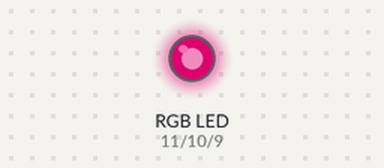
The sketch below on a simulated Arduino Uno, built with avr-gcc and run on an emulated ATmega328P. Parts: an RGB LED mixed from three pins (HIGH = lit). Dim RGB values are drawn brighter than linear.

Above: at 0.05 s.
At 0.3 s:
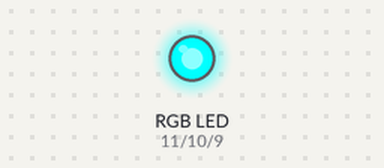
At 0.55 s:
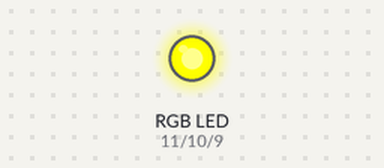
At 0.8 s:
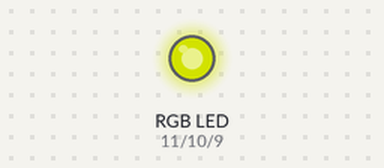
At 1.1 s:
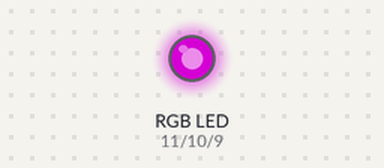
At 2.15 s:
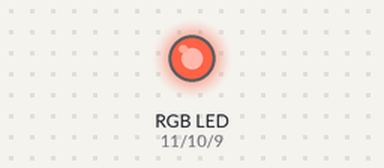
Timing chart, 0 to 5.0 s (numbered marks = the images above):
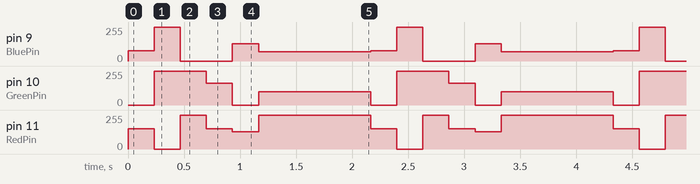

The sketch:

Day13.ino
```cpp
//for common cathod rgb

int RedPin= 11;  //setting the pins for every color
int GreenPin= 10;
int BluePin= 9;
int brightness= 30;  //set brightness smth around 1v

void setup() {
  Serial.begin(9600);

  pinMode(RedPin, OUTPUT);  //sets pins to be output ones
  pinMode(GreenPin, OUTPUT);
  pinMode(BluePin, OUTPUT);

}

void loop() {
  analogWrite(RedPin, 153);
  analogWrite(GreenPin, 0);
  analogWrite(BluePin, 76); //makes awesome magenta or smth

  delay(233);

  analogWrite(RedPin, 0);
  analogWrite(GreenPin, 255);
  analogWrite(BluePin, 255); //makes awesome cyan

  delay(233);

  analogWrite(RedPin, 255);
  analogWrite(GreenPin, 255);
  analogWrite(BluePin, 0); //makes awesome yellow

  delay(233);

   analogWrite(RedPin, 153);
  analogWrite(GreenPin, 165);
  analogWrite(BluePin, 0); //makes awesome orange

  delay(233);

  analogWrite(RedPin, 128);
  analogWrite(GreenPin, 0);
  analogWrite(BluePin, 128); //makes awesome olive

  delay(233);

  analogWrite(RedPin, 255);
  analogWrite(GreenPin, 99);
  analogWrite(BluePin, 71); //makes awesome tomato

  delay(1000);

}
```

Measured:
- by itself, pin 9 (BluePin): repeats every 2.2 s: 255/255 0.23 s, 0/255 0.47 s, 128/255 0.23 s, 71/255 1.0 s, 76/255 0.23 s
- by itself, pin 10 (GreenPin): repeats every 2.2 s: 165/255 0.23 s, 0/255 0.23 s, 99/255 1.0 s, 0/255 0.23 s, 255/255 0.47 s
- by itself, pin 11 (RedPin): repeats every 2.2 s: 0/255 0.23 s, 255/255 0.23 s, 153/255 0.23 s, 128/255 0.23 s, 255/255 1.0 s, 153/255 0.23 s
